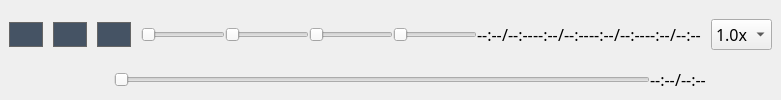
                      <widget class="QWidget" name="video_widget" native="true">
                       <layout class="QGridLayout" name="gridLayout_4">
                        <property name="leftMargin">
                         <number>0</number>
                        </property>
                        <property name="topMargin">
                         <number>0</number>
                        </property>
                        <property name="rightMargin">
                         <number>0</number>
                        </property>
                        <property name="bottomMargin">
                         <number>0</number>
                        </property>
                        <item row="0" column="0">
                         <layout class="QVBoxLayout" name="verticalLayout_2" stretch="10,0,0,0">
                          <property name="spacing">
                           <number>0</number>
                          </property>
                          <item>
                           <widget class="QWidget" name="gridLayout_25" native="true">
                            <layout class="QGridLayout" name="gridLayout_17">
                             <property name="bottomMargin">
                              <number>1</number>
                             </property>
                             <property name="horizontalSpacing">
                              <number>1</number>
                             </property>
                             <property name="verticalSpacing">
                              <number>0</number>
                             </property>
                            </layout>
                           </widget>
                          </item>
                          <item>
                           <layout class="QHBoxLayout" name="horizontalLayout_16">
                            <item>
                             <widget class="SegmentedWidget" name="video_to_n"/>
                            </item>
                           </layout>
                          </item>
                          <item>
                           <widget class="QWidget" name="conwidget" native="true">
                            <layout class="QHBoxLayout" name="horizontalLayout_6" stretch="0,0,0,0,0,0,10,10,10,10,0,0,0,0,0,0">
                             <property name="spacing">
                              <number>0</number>
                             </property>
                             <item>
                              <widget class="QPushButton" name="prev">
                               <property name="sizePolicy">
                                <sizepolicy hsizetype="Fixed" vsizetype="Fixed">
                                 <horstretch>0</horstretch>
                                 <verstretch>0</verstretch>
                                </sizepolicy>
                               </property>
                               <property name="minimumSize">
                                <size>
                                 <width>25</width>
                                 <height>25</height>
                                </size>
                               </property>
                               <property name="styleSheet">
                                <string notr="true">QPushButton {
    background-color: #455364; /* 默认颜色，浅灰色 */
    border: 1px solid #666666; /* 灰色的边框 */
}

QPushButton:hover {
    background-color: #54687a; /* 鼠标悬停时的颜色，稍浅的灰色 */
}

QPushButton:pressed {
    background-color: #455364; /* 鼠标点击时的颜色，稍深的灰色 */
}
</string>
                               </property>
                               <property name="text">
                                <string/>
                               </property>
                               <property name="icon">
                                <iconset>
                                 <normaloff>resources/op_icon/prev.png</normaloff>resources/op_icon/prev.png</iconset>
                               </property>
                              </widget>
                             </item>
                             <item>
                              <spacer name="horizontalSpacer_3">
                               <property name="orientation">
                                <enum>Qt::Horizontal</enum>
                               </property>
                               <property name="sizeHint" stdset="0">
                                <size>
                                 <width>10</width>
                                 <height>20</height>
                                </size>
                               </property>
                              </spacer>
                             </item>
                             <item>
                              <widget class="QPushButton" name="play_pause">
                               <property name="enabled">
                                <bool>false</bool>
                               </property>
                               <property name="sizePolicy">
                                <sizepolicy hsizetype="Fixed" vsizetype="Fixed">
                                 <horstretch>0</horstretch>
                                 <verstretch>0</verstretch>
                                </sizepolicy>
                               </property>
                               <property name="minimumSize">
                                <size>
                                 <width>25</width>
                                 <height>25</height>
                                </size>
                               </property>
                               <property name="styleSheet">
                                <string notr="true">QPushButton {
    background-color: #455364; /* 默认颜色，浅灰色 */
    border: 1px solid #666666; /* 灰色的边框 */
}

QPushButton:hover {
    background-color: #54687a; /* 鼠标悬停时的颜色，稍浅的灰色 */
}

QPushButton:pressed {
    background-color: #455364; /* 鼠标点击时的颜色，稍深的灰色 */
}
</string>
                               </property>
                               <property name="text">
                                <string/>
                               </property>
                               <property name="icon">
                                <iconset>
                                 <normaloff>resources/play_ico.png</normaloff>
                                 <normalon>resources/pause_ico.png</normalon>resources/play_ico.png</iconset>
                               </property>
                               <property name="checkable">
                                <bool>true</bool>
                               </property>
                               <property name="checked">
                                <bool>false</bool>
                               </property>
                              </widget>
                             </item>
                             <item>
                              <spacer name="horizontalSpacer_5">
                               <property name="orientation">
                                <enum>Qt::Horizontal</enum>
                               </property>
                               <property name="sizeHint" stdset="0">
                                <size>
                                 <width>10</width>
                                 <height>20</height>
                                </size>
                               </property>
                              </spacer>
                             </item>
                             <item>
                              <widget class="QPushButton" name="next">
                               <property name="sizePolicy">
                                <sizepolicy hsizetype="Fixed" vsizetype="Fixed">
                                 <horstretch>0</horstretch>
                                 <verstretch>0</verstretch>
                                </sizepolicy>
                               </property>
                               <property name="minimumSize">
                                <size>
                                 <width>25</width>
                                 <height>25</height>
                                </size>
                               </property>
                               <property name="styleSheet">
                                <string notr="true">QPushButton {
    background-color: #455364; /* 默认颜色，浅灰色 */
    border: 1px solid #666666; /* 灰色的边框 */
}

QPushButton:hover {
    background-color: #54687a; /* 鼠标悬停时的颜色，稍浅的灰色 */
}

QPushButton:pressed {
    background-color: #455364; /* 鼠标点击时的颜色，稍深的灰色 */
}
</string>
                               </property>
                               <property name="text">
                                <string/>
                               </property>
                               <property name="icon">
                                <iconset>
                                 <normaloff>resources/op_icon/next.png</normaloff>resources/op_icon/next.png</iconset>
                               </property>
                              </widget>
                             </item>
                             <item>
                              <spacer name="horizontalSpacer_4">
                               <property name="orientation">
                                <enum>Qt::Horizontal</enum>
                               </property>
                               <property name="sizeHint" stdset="0">
                                <size>
                                 <width>10</width>
                                 <height>20</height>
                                </size>
                               </property>
                              </spacer>
                             </item>
                             <item>
                              <widget class="QSlider" name="video_slider_2">
                               <property name="sizePolicy">
                                <sizepolicy hsizetype="Expanding" vsizetype="Fixed">
                                 <horstretch>0</horstretch>
                                 <verstretch>0</verstretch>
                                </sizepolicy>
                               </property>
                               <property name="styleSheet">
                                <string notr="true"/>
                               </property>
                               <property name="orientation">
                                <enum>Qt::Horizontal</enum>
                               </property>
                              </widget>
                             </item>
                             <item>
                              <widget class="QSlider" name="video_slider_3">
                               <property name="sizePolicy">
                                <sizepolicy hsizetype="Expanding" vsizetype="Fixed">
                                 <horstretch>0</horstretch>
                                 <verstretch>0</verstretch>
                                </sizepolicy>
                               </property>
                               <property name="styleSheet">
                                <string notr="true"/>
                               </property>
                               <property name="orientation">
                                <enum>Qt::Horizontal</enum>
                               </property>
                              </widget>
                             </item>
                             <item>
                              <widget class="QSlider" name="video_slider_4">
                               <property name="sizePolicy">
                                <sizepolicy hsizetype="Expanding" vsizetype="Fixed">
                                 <horstretch>0</horstretch>
                                 <verstretch>0</verstretch>
                                </sizepolicy>
                               </property>
                               <property name="styleSheet">
                                <string notr="true"/>
                               </property>
                               <property name="orientation">
                                <enum>Qt::Horizontal</enum>
                               </property>
                              </widget>
                             </item>
                             <item>
                              <widget class="QSlider" name="video_slider_1">
                               <property name="sizePolicy">
                                <sizepolicy hsizetype="Expanding" vsizetype="Fixed">
                                 <horstretch>0</horstretch>
                                 <verstretch>0</verstretch>
                                </sizepolicy>
                               </property>
                               <property name="styleSheet">
                                <string notr="true"/>
                               </property>
                               <property name="orientation">
                                <enum>Qt::Horizontal</enum>
                               </property>
                              </widget>
                             </item>
                             <item>
                              <widget class="QWidget" name="label_inf_widget_2" native="true">
                               <layout class="QGridLayout" name="gridLayout_30">
                                <property name="leftMargin">
                                 <number>0</number>
                                </property>
                                <property name="topMargin">
                                 <number>0</number>
                                </property>
                                <property name="rightMargin">
                                 <number>0</number>
                                </property>
                                <property name="bottomMargin">
                                 <number>0</number>
                                </property>
                                <property name="spacing">
                                 <number>0</number>
                                </property>
                                <item row="0" column="0">
                                 <layout class="QGridLayout" name="gridLayout_29">
                                  <item row="0" column="1">
                                   <widget class="QLabel" name="label_4">
                                    <property name="font">
                                     <font>
                                      <family>小米兰亭</family>
                                      <pointsize>12</pointsize>
                                     </font>
                                    </property>
                                    <property name="text">
                                     <string>/</string>
                                    </property>
                                   </widget>
                                  </item>
                                  <item row="0" column="2">
                                   <widget class="QLabel" name="video_time_all_2">
                                    <property name="font">
                                     <font>
                                      <family>小米兰亭</family>
                                      <pointsize>12</pointsize>
                                     </font>
                                    </property>
                                    <property name="text">
                                     <string>--:--</string>
                                    </property>
                                   </widget>
                                  </item>
                                  <item row="0" column="0">
                                   <widget class="QLabel" name="video_time_2">
                                    <property name="font">
                                     <font>
                                      <family>小米兰亭</family>
                                      <pointsize>12</pointsize>
                                     </font>
                                    </property>
                                    <property name="text">
                                     <string>--:--</string>
                                    </property>
                                   </widget>
                                  </item>
                                 </layout>
                                </item>
                               </layout>
                              </widget>
                             </item>
                             <item>
                              <widget class="QWidget" name="label_inf_widget_1" native="true">
                               <layout class="QGridLayout" name="gridLayout_35">
                                <property name="leftMargin">
                                 <number>0</number>
                                </property>
                                <property name="topMargin">
                                 <number>0</number>
                                </property>
                                <property name="rightMargin">
                                 <number>0</number>
                                </property>
                                <property name="bottomMargin">
                                 <number>0</number>
                                </property>
                                <property name="spacing">
                                 <number>0</number>
                                </property>
                                <item row="0" column="0">
                                 <layout class="QGridLayout" name="gridLayout_36">
                                  <item row="0" column="0">
                                   <widget class="QLabel" name="video_time_1">
                                    <property name="font">
                                     <font>
                                      <family>小米兰亭</family>
                                      <pointsize>12</pointsize>
                                     </font>
                                    </property>
                                    <property name="text">
                                     <string>--:--</string>
                                    </property>
                                   </widget>
                                  </item>
                                  <item row="0" column="1">
                                   <widget class="QLabel" name="label_7">
                                    <property name="font">
                                     <font>
                                      <family>小米兰亭</family>
                                      <pointsize>12</pointsize>
                                     </font>
                                    </property>
                                    <property name="text">
                                     <string>/</string>
                                    </property>
                                   </widget>
                                  </item>
                                  <item row="0" column="2">
                                   <widget class="QLabel" name="video_time_all_1">
                                    <property name="font">
                                     <font>
                                      <family>小米兰亭</family>
                                      <pointsize>12</pointsize>
                                     </font>
                                    </property>
                                    <property name="text">
                                     <string>--:--</string>
                                    </property>
                                   </widget>
                                  </item>
                                 </layout>
                                </item>
                               </layout>
                              </widget>
                             </item>
                             <item>
                              <widget class="QWidget" name="label_inf_widget_3" native="true">
                               <layout class="QGridLayout" name="gridLayout_31">
                                <property name="leftMargin">
                                 <number>0</number>
                                </property>
                                <property name="topMargin">
                                 <number>0</number>
                                </property>
                                <property name="rightMargin">
                                 <number>0</number>
                                </property>
                                <property name="bottomMargin">
                                 <number>0</number>
                                </property>
                                <property name="spacing">
                                 <number>0</number>
                                </property>
                                <item row="0" column="0">
                                 <layout class="QGridLayout" name="gridLayout_32">
                                  <item row="0" column="0">
                                   <widget class="QLabel" name="video_time_3">
                                    <property name="font">
                                     <font>
                                      <family>小米兰亭</family>
                                      <pointsize>12</pointsize>
                                     </font>
                                    </property>
                                    <property name="text">
                                     <string>--:--</string>
                                    </property>
                                   </widget>
                                  </item>
                                  <item row="0" column="1">
                                   <widget class="QLabel" name="label_5">
                                    <property name="font">
                                     <font>
                                      <family>小米兰亭</family>
                                      <pointsize>12</pointsize>
                                     </font>
                                    </property>
                                    <property name="text">
                                     <string>/</string>
                                    </property>
                                   </widget>
                                  </item>
                                  <item row="0" column="2">
                                   <widget class="QLabel" name="video_time_all_3">
                                    <property name="font">
                                     <font>
                                      <family>小米兰亭</family>
                                      <pointsize>12</pointsize>
                                     </font>
                                    </property>
                                    <property name="text">
                                     <string>--:--</string>
                                    </property>
                                   </widget>
                                  </item>
                                 </layout>
                                </item>
                               </layout>
                              </widget>
                             </item>
                             <item>
                              <widget class="QWidget" name="label_inf_widget_4" native="true">
                               <layout class="QGridLayout" name="gridLayout_33">
                                <property name="leftMargin">
                                 <number>0</number>
                                </property>
                                <property name="topMargin">
                                 <number>0</number>
                                </property>
                                <property name="rightMargin">
                                 <number>0</number>
                                </property>
                                <property name="bottomMargin">
                                 <number>0</number>
                                </property>
                                <property name="spacing">
                                 <number>0</number>
                                </property>
                                <item row="0" column="0">
                                 <layout class="QGridLayout" name="gridLayout_34">
                                  <item row="0" column="0">
                                   <widget class="QLabel" name="video_time_4">
                                    <property name="font">
                                     <font>
                                      <family>小米兰亭</family>
                                      <pointsize>12</pointsize>
                                     </font>
                                    </property>
                                    <property name="text">
                                     <string>--:--</string>
                                    </property>
                                   </widget>
                                  </item>
                                  <item row="0" column="1">
                                   <widget class="QLabel" name="label_6">
                                    <property name="font">
                                     <font>
                                      <family>小米兰亭</family>
                                      <pointsize>12</pointsize>
                                     </font>
                                    </property>
                                    <property name="text">
                                     <string>/</string>
                                    </property>
                                   </widget>
                                  </item>
                                  <item row="0" column="2">
                                   <widget class="QLabel" name="video_time_all_4">
                                    <property name="font">
                                     <font>
                                      <family>小米兰亭</family>
                                      <pointsize>12</pointsize>
                                     </font>
                                    </property>
                                    <property name="text">
                                     <string>--:--</string>
                                    </property>
                                   </widget>
                                  </item>
                                 </layout>
                                </item>
                               </layout>
                              </widget>
                             </item>
                             <item>
                              <spacer name="horizontalSpacer_6">
                               <property name="orientation">
                                <enum>Qt::Horizontal</enum>
                               </property>
                               <property name="sizeHint" stdset="0">
                                <size>
                                 <width>10</width>
                                 <height>20</height>
                                </size>
                               </property>
                              </spacer>
                             </item>
                             <item>
                              <widget class="QComboBox" name="speed">
                               <property name="font">
                                <font>
                                 <family>微软雅黑</family>
                                 <pointsize>12</pointsize>
                                </font>
                               </property>
                               <property name="currentIndex">
                                <number>1</number>
                               </property>
                               <item>
                                <property name="text">
                                 <string>0.5x</string>
                                </property>
                               </item>
                               <item>
                                <property name="text">
                                 <string>1.0x</string>
                                </property>
                               </item>
                               <item>
                                <property name="text">
                                 <string>2.0x</string>
                                </property>
                               </item>
                               <item>
                                <property name="text">
                                 <string>3.0x</string>
                                </property>
                               </item>
                              </widget>
                             </item>
                            </layout>
                           </widget>
                          </item>
                          <item>
                           <widget class="QWidget" name="cutwidget" native="true">
                            <layout class="QHBoxLayout" name="horizontalLayout_13" stretch="0,0,0,0,0,0">
                             <property name="spacing">
                              <number>0</number>
                             </property>
                             <item>
                              <spacer name="horizontalSpacer_7">
                               <property name="orientation">
                                <enum>Qt::Horizontal</enum>
                               </property>
                               <property name="sizeType">
                                <enum>QSizePolicy::Fixed</enum>
                               </property>
                               <property name="sizeHint" stdset="0">
                                <size>
                                 <width>105</width>
                                 <height>0</height>
                                </size>
                               </property>
                              </spacer>
                             </item>
                             <item>
                              <widget class="RangeSlider" name="cut_slider">
                               <property name="styleSheet">
                                <string notr="true">QSlider::handle:horizontal:hover {
	    width:  50px; 
		height: 50px; 
		margin-top: -20px; 
		margin-left: 0px; 
		margin-bottom: -20px; 
		margin-right: 0px; 
 		border-image:url(:/res/images/setting_slider_handle_hover.png);
}
QSlider::sub-page:horizontal:disabled {
		background: #BB345F;
}
QSlider::add-page:horizontal:disabled {
	    background: #1ADEFF;
}
QSlider::handle:horizontal:disabled {
	    background: #EEDDFF;
</string>
                               </property>
                               <property name="orientation">
                                <enum>Qt::Horizontal</enum>
                               </property>
                              </widget>
                             </item>
                             <item>
                              <widget class="QLabel" name="cut_time">
                               <property name="font">
                                <font>
                                 <family>小米兰亭</family>
                                 <pointsize>12</pointsize>
                                </font>
                               </property>
                               <property name="text">
                                <string>--:--</string>
                               </property>
                              </widget>
                             </item>
                             <item>
                              <widget class="QLabel" name="label_2">
                               <property name="font">
                                <font>
                                 <family>小米兰亭</family>
                                 <pointsize>12</pointsize>
                                </font>
                               </property>
                               <property name="text">
                                <string>/</string>
                               </property>
                              </widget>
                             </item>
                             <item>
                              <widget class="QLabel" name="cut_time_all">
                               <property name="font">
                                <font>
                                 <family>小米兰亭</family>
                                 <pointsize>12</pointsize>
                                </font>
                               </property>
                               <property name="text">
                                <string>--:--</string>
                               </property>
                              </widget>
                             </item>
                             <item>
                              <spacer name="horizontalSpacer_8">
                               <property name="orientation">
                                <enum>Qt::Horizontal</enum>
                               </property>
                               <property name="sizeType">
                                <enum>QSizePolicy::Fixed</enum>
                               </property>
                               <property name="sizeHint" stdset="0">
                                <size>
                                 <width>66</width>
                                 <height>0</height>
                                </size>
                               </property>
                              </spacer>
                             </item>
                            </layout>
                           </widget>
                          </item>
                         </layout>
                        </item>
                       </layout>
                      </widget>
